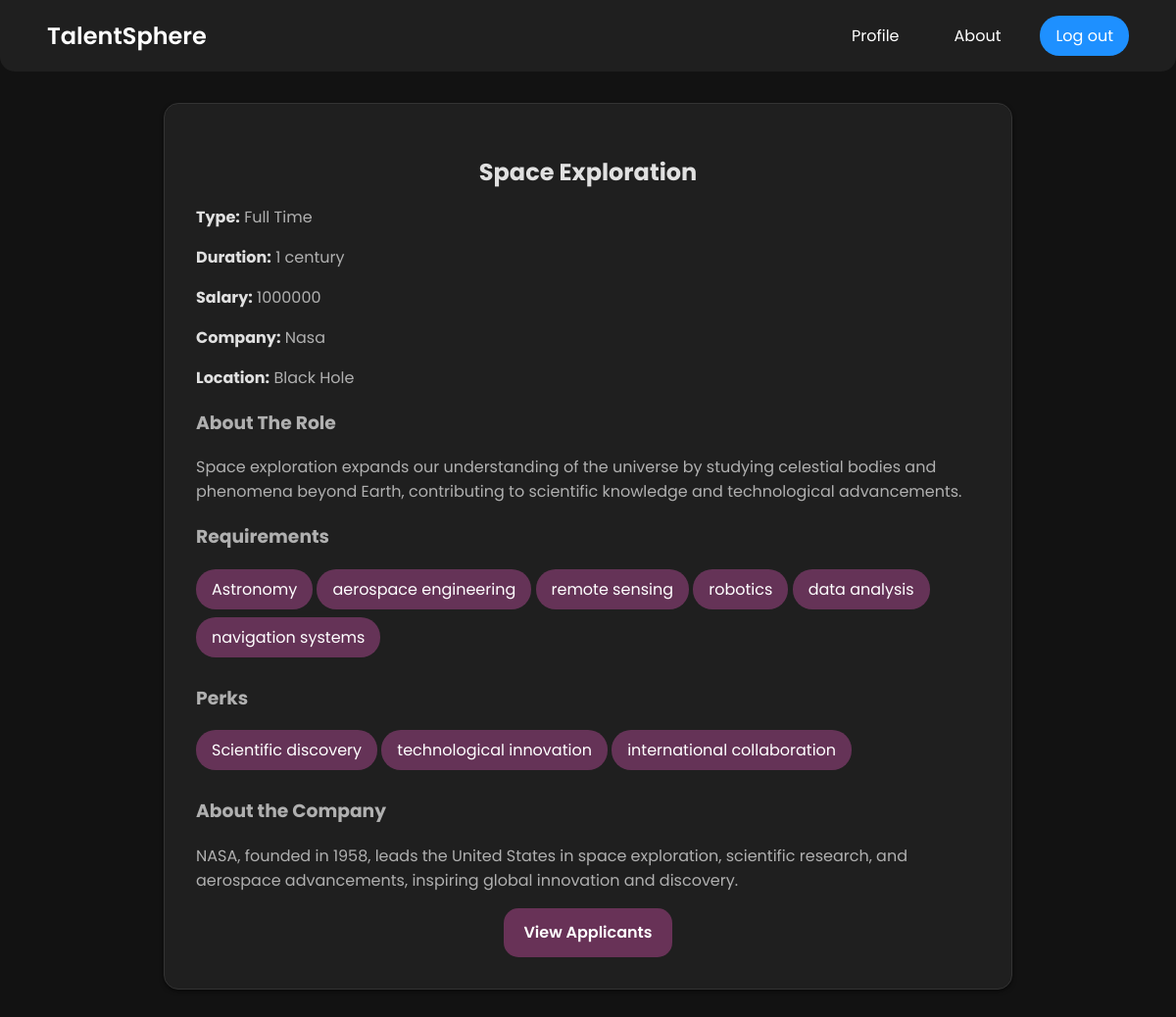
The app's page /job_details/16/ (signed in) with its own data.
### base/models.py (models this page shows, shortened)
class Job_details(models.Model):
    user = models.ForeignKey(User, on_delete=models.CASCADE, blank=True, null=True)
    title = models.CharField(max_length=200)
    description = models.TextField(null=True, blank=True)
    duration = models.CharField(max_length=100)
    salary = models.CharField(max_length=100)
    location = models.CharField(max_length=200)
    company = models.CharField(max_length=200)
    about_the_role = models.TextField()
    requirements = models.TextField()
    perks = models.TextField()
    about_the_company = models.TextField()
    job_type = models.CharField(max_length=50, choices=[
        ('fulltime', 'Full Time'),
        ('halftime', 'Half Time'),
    ], default='fulltime')
    created = models.DateTimeField(auto_now_add=True)
    applicants = models.TextField(null=True, blank=True)  # Field to store applicants' usernames
    class Meta:
        ordering = ['created']

### base/views.py (the view, shortened to what this page needs)
# urls.py: path('job_details/<int:pk>/', OpeningListDetails.as_view(), name='listings-details'),
class OpeningListDetails(LoginRequiredMixin, SuccessMessageMixin, DetailView):
    model = Job_details
    context_object_name = "opening"
    template_name = 'base/job_details_detail.html'  # Ensure this matches your template path
    success_message = "You have successfully applied for this job."
    def get_context_data(self, **kwargs):
        context = super().get_context_data(**kwargs)
        requirements_text = self.object.requirements
        requirements_list = requirements_text.split(',') if requirements_text else []
        perks_text = self.object.perks
        perks_list = perks_text.split(',') if perks_text else []
        context['requirements_list'] = requirements_list
        context['perks_list'] = perks_list
        user_details = get_object_or_404(User_Details, user=self.request.user)
        context['user_details'] = user_details
        return context

### base/templates/base/job_details_detail.html (shortened to what this page needs)
<!DOCTYPE html>
<html lang="en">
<head>
    <link rel="stylesheet" href="https://cdnjs.cloudflare.com/ajax/libs/font-awesome/6.0.0-beta3/css/all.min.css">
</head>
<body>
    <header>
        <nav class="navbar">
            <div class="logo">
                <a href="{% url 'listings' %}" class="logo-link">TalentSphere</a>
            </div>
            <div class="nav-links">
                <a href="{% url 'user_details' %}" class="nav-item">Profile</a>
                <a href="{% url 'about' %}" class="nav-item">About</a>
                <a href="{% url 'logout' %}" class="nav-item contact-btn">Log out</a>
            </div>
        </nav>
    </header>
    <main>
        <div class="job-details">
            <h2>{{ opening.title }}</h2>
            <p><strong>Type:</strong> {{ opening.get_job_type_display }}</p>
            <p><strong>Duration:</strong> {{ opening.duration }}</p>
            <p><strong>Salary:</strong> {{ opening.salary }}</p>
            <p><strong>Company:</strong> {{ opening.company }}</p>
            <p><strong>Location:</strong> {{ opening.location }}</p>
            <h3>About The Role</h3>
            <p>{{ opening.about_the_role }}</p>
            <h3>Requirements</h3>
            <div>
                {% for requirement in requirements_list %}
                <div class="bubble">{{ requirement }}</div>
                {% endfor %}
            </div>
            <h3>Perks</h3>
            <div>
                {% for perk in perks_list %}
                <div class="bubble">{{ perk }}</div>
                {% endfor %}
            </div>
            <h3>About the Company</h3>
            <p>{{ opening.about_the_company }}</p>
            <div class="cont">
                {% if user_details.user_type == 'employee' %}
                <form action="{% url 'apply-now' opening.pk %}" method="post">
                    {% csrf_token %}
                    <button id="apply-btn" type="submit">Apply Now</button>
                </form>
                {% elif user_details.user_type == 'employer' %}
                <a href="{% url 'view-applicants' opening.pk %}" class="btn view-applicants-btn">View Applicants</a>
                {% endif %}
            </div>
        </div>
    </main>
</body>
</html>

### records on screen
Job_details: title "Space Exploration", job_type "Full Time", duration "1 century", salary "1000000", company "Nasa", location "Black Hole", about_the_role "Space exploration expands our understanding of the universe by studying celestial bodies and phenomena beyond Earth, contributing to scientific knowledge and technological advancements.", about_the_company "NASA, founded in 1958, leads the United States in space exploration, scientific research, and aerospace advancements, inspiring global innovation and discovery."

### other values on screen
{{ requirement }} "Astronomy" "aerospace engineering" "remote sensing" "robotics" "data analysis" "navigation systems"
{{ perk }} "Scientific discovery" "technological innovation" "international collaboration"
